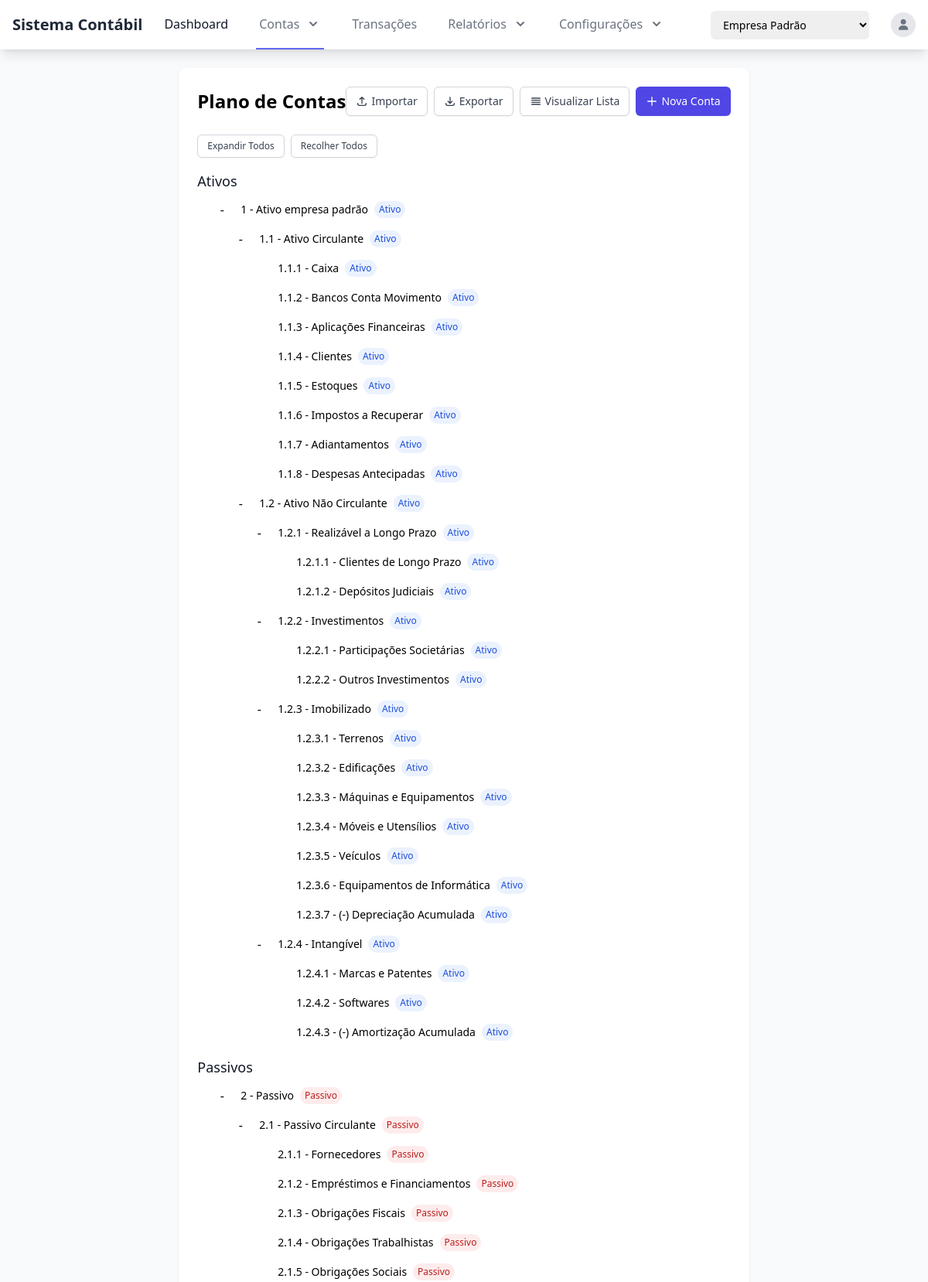
Screenshot of /accounts/chart/ (signed in, upper part) with the database file from the repository.
### accounts/models.py (models this page shows, shortened)
class Account(models.Model):
    company = models.ForeignKey(Company, verbose_name=_('Empresa'), on_delete=models.CASCADE, related_name='accounts')
    code = models.CharField(_('Código'), max_length=20)
    name = models.CharField(_('Nome'), max_length=100)
    type = models.CharField(_('Tipo'), max_length=1, choices=AccountType.choices)
    parent = models.ForeignKey('self', verbose_name=_('Conta Pai'), null=True, blank=True, on_delete=models.CASCADE, related_name='children')
    description = models.TextField(_('Descrição'), blank=True)
    is_active = models.BooleanField(_('Ativo'), default=True)
    created_at = models.DateTimeField(_('Criado em'), auto_now_add=True)
    updated_at = models.DateTimeField(_('Atualizado em'), auto_now=True)
    class Meta:
        verbose_name = _('Conta')
        verbose_name_plural = _('Contas')
        ordering = ['code']
        unique_together = ['company', 'code']  # Código deve ser único por empresa

### accounts/views.py (the view)
# urls.py: path('chart/', views.AccountChartView.as_view(), name='account_chart'),
class AccountChartView(LoginRequiredMixin, TemplateView):
    template_name = 'accounts/account_chart.html'
    def get_context_data(self, **kwargs):
        context = super().get_context_data(**kwargs)
        current_company_id = self.request.session.get('current_company_id')
        if not current_company_id:
            messages.warning(self.request, _('Selecione uma empresa para visualizar o plano de contas.'))
            context['account_tree'] = {'A': [], 'L': [], 'E': [], 'R': [], 'X': []}
            return context
        accounts = Account.objects.filter(company_id=current_company_id)
        account_tree = {
            'A': [],  # Ativos
            'L': [],  # Passivos
            'E': [],  # Patrimônio Líquido
            'R': [],  # Receitas
            'X': []   # Despesas
        }
        accounts_by_id = {account.id: {
            'id': account.id,
            'code': account.code,
            'name': account.name,
            'type': account.type,
            'type_display': account.get_type_display(),
            'children': []
        } for account in accounts}
        root_accounts = []
        for account in accounts:
            account_data = accounts_by_id[account.id]
            if account.parent:
                parent_data = accounts_by_id.get(account.parent.id)
                if parent_data:
                    parent_data['children'].append(account_data)
            else:
                root_accounts.append(account_data)
                account_tree[account.type].append(account_data)
        context['account_tree'] = account_tree
        return context

### core/context_processors.py (called while the page is built)
def active_fiscal_year(request):
    context = {
        'active_fiscal_year': None
    }
    if hasattr(request, 'current_company') and request.current_company:
        today = date.today()
        fiscal_year = FiscalYear.objects.filter(
            company=request.current_company,
            start_date__lte=today,
            end_date__gte=today,
            is_closed=False
        ).first()
        context['active_fiscal_year'] = fiscal_year
    return context

### templates/accounts/account_chart.html (shortened to what this page needs)
{% extends 'base.html' %}
{% load static %}
{% block content %}
<div class="bg-white shadow rounded-lg p-6">
    <div class="flex justify-between items-center mb-6">
        <h2 class="text-2xl font-bold">Plano de Contas</h2>
        <div class="flex space-x-2">
            <a href="{% url 'account_import' %}" class="inline-flex items-center px-3 py-2 border border-gray-300 rounded-md shadow-sm text-sm font-medium text-gray-700 bg-white hover:bg-gray-50 focus:outline-none focus:ring-2 focus:ring-offset-2 focus:ring-indigo-500">
                <svg xmlns="http://www.w3.org/2000/svg" class="h-4 w-4 mr-1" fill="none" viewBox="0 0 24 24" stroke="currentColor">
                    <path stroke-linecap="round" stroke-linejoin="round" stroke-width="2" d="M4 16v1a3 3 0 003 3h10a3 3 0 003-3v-1m-4-8l-4-4m0 0L8 8m4-4v12" />
                </svg>
                Importar
            </a>
            <a href="{% url 'account_export' %}" class="inline-flex items-center px-3 py-2 border border-gray-300 rounded-md shadow-sm text-sm font-medium text-gray-700 bg-white hover:bg-gray-50 focus:outline-none focus:ring-2 focus:ring-offset-2 focus:ring-indigo-500">
                <svg xmlns="http://www.w3.org/2000/svg" class="h-4 w-4 mr-1" fill="none" viewBox="0 0 24 24" stroke="currentColor">
                    <path stroke-linecap="round" stroke-linejoin="round" stroke-width="2" d="M4 16v1a3 3 0 003 3h10a3 3 0 003-3v-1m-4-4l-4 4m0 0l-4-4m4 4V4" />
                </svg>
                Exportar
            </a>
            <a href="{% url 'account_list' %}" class="inline-flex items-center px-3 py-2 border border-gray-300 rounded-md shadow-sm text-sm font-medium text-gray-700 bg-white hover:bg-gray-50 focus:outline-none focus:ring-2 focus:ring-offset-2 focus:ring-indigo-500">
                <svg xmlns="http://www.w3.org/2000/svg" class="h-4 w-4 mr-1" fill="none" viewBox="0 0 24 24" stroke="currentColor">
                    <path stroke-linecap="round" stroke-linejoin="round" stroke-width="2" d="M4 6h16M4 10h16M4 14h16M4 18h16" />
                </svg>
                Visualizar Lista
            </a>
            <a href="{% url 'account_create' %}" class="inline-flex items-center px-3 py-2 border border-transparent rounded-md shadow-sm text-sm font-medium text-white bg-indigo-600 hover:bg-indigo-700 focus:outline-none focus:ring-2 focus:ring-offset-2 focus:ring-indigo-500">
                <svg xmlns="http://www.w3.org/2000/svg" class="h-4 w-4 mr-1" fill="none" viewBox="0 0 24 24" stroke="currentColor">
                    <path stroke-linecap="round" stroke-linejoin="round" stroke-width="2" d="M12 4v16m8-8H4" />
                </svg>
                Nova Conta
            </a>
        </div>
    </div>
    <div class="mb-4">
        <div class="flex space-x-2">
            <button id="expand-all" class="inline-flex items-center px-3 py-1.5 border border-gray-300 rounded-md shadow-sm text-xs font-medium text-gray-700 bg-white hover:bg-gray-50 focus:outline-none focus:ring-2 focus:ring-offset-2 focus:ring-indigo-500">
                Expandir Todos
            </button>
            <button id="collapse-all" class="inline-flex items-center px-3 py-1.5 border border-gray-300 rounded-md shadow-sm text-xs font-medium text-gray-700 bg-white hover:bg-gray-50 focus:outline-none focus:ring-2 focus:ring-offset-2 focus:ring-indigo-500">
                Recolher Todos
            </button>
        </div>
    </div>
    <div class="account-tree">
        <div class="mb-4">
            <h3 class="text-lg font-medium text-gray-900">Ativos</h3>
            <ul id="asset-tree">
                {% for account in account_tree.A %}
                    {% include 'accounts/partials/account_tree_item.html' with account=account %}
                {% empty %}
                    <li class="text-sm text-gray-500">Nenhuma conta de ativo cadastrada</li>
                {% endfor %}
            </ul>
        </div>
        <div class="mb-4">
            <h3 class="text-lg font-medium text-gray-900">Passivos</h3>
            <ul id="liability-tree">
                {% for account in account_tree.L %}
                    {% include 'accounts/partials/account_tree_item.html' with account=account %}
                {% empty %}
                    <li class="text-sm text-gray-500">Nenhuma conta de passivo cadastrada</li>
                {% endfor %}
            </ul>
        </div>
    </div>
</div>
{% endblock %}

### templates/accounts/partials/account_tree_item.html
<li>
    <div class="account-item">
        {% if account.children %}
            <span class="toggle">-</span>
        {% else %}
            <span class="toggle" style="visibility: hidden;">+</span>
        {% endif %}
        <a href="{% url 'account_detail' account.id %}" class="account-info">
            <span class="text-sm font-medium">{{ account.code }} - {{ account.name }}</span>
            <span class="account-type type-{{ account.type }}">{{ account.type_display }}</span>
        </a>
    </div>
    {% if account.children %}
        <ul>
            {% for child in account.children %}
                {% include 'accounts/partials/account_tree_item.html' with account=child %}
            {% endfor %}
        </ul>
    {% endif %}
</li>

### templates/base.html (style rules this page uses)
body { display: flex; flex-direction: column; min-height: 100vh; }

### templates/accounts/account_chart.html (style rules this page uses)
.account-tree ul { list-style-type: none; padding-left: 1.5rem; }
.account-tree li { margin: 0.5rem 0; }
.account-tree .toggle { cursor: pointer; display: inline-block; width: 1rem; text-align: center; margin-right: 0.5rem; }
.account-tree .account-item { display: flex; align-items: center; }
.account-tree .account-info { display: inline-flex; align-items: center; padding: 0.25rem 0.5rem; border-radius: 0.25rem; }
.account-tree .account-type { margin-left: 0.5rem; font-size: 0.75rem; padding: 0.125rem 0.375rem; border-radius: 9999px; }
.account-tree .type-A { background-color: rgba(59, 130, 246, 0.1); color: rgb(29, 78, 216); }
.account-tree .type-L { background-color: rgba(239, 68, 68, 0.1); color: rgb(185, 28, 28); }

### rows the page displays
Account: name "Ativo empresa padrão"
Account: code "1.1", name "Ativo Circulante"
Account: code "1.1.1", name "Caixa"
Account: code "1.1.2", name "Bancos Conta Movimento"
Account: code "1.1.3", name "Aplicações Financeiras"
Account: code "1.1.4", name "Clientes"
Account: code "1.1.5", name "Estoques"
Account: code "1.1.6", name "Impostos a Recuperar"
Account: code "1.1.7", name "Adiantamentos"
Account: code "1.1.8", name "Despesas Antecipadas"
Account: code "1.2", name "Ativo Não Circulante"
Account: code "1.2.1", name "Realizável a Longo Prazo"
Account: code "1.2.1.1", name "Clientes de Longo Prazo"
Account: code "1.2.1.2", name "Depósitos Judiciais"
Account: code "1.2.2", name "Investimentos"
Account: code "1.2.2.1", name "Participações Societárias"
Account: code "1.2.2.2", name "Outros Investimentos"
Account: code "1.2.3", name "Imobilizado"
Account: code "1.2.3.1", name "Terrenos"
Account: code "1.2.3.2", name "Edificações"
Account: code "1.2.3.3", name "Máquinas e Equipamentos"
Account: code "1.2.3.4", name "Móveis e Utensílios"
Account: code "1.2.3.5", name "Veículos"
Account: code "1.2.3.6", name "Equipamentos de Informática"
Account: code "1.2.3.7", name "(-) Depreciação Acumulada"
Account: code "1.2.4", name "Intangível"
Account: code "1.2.4.1", name "Marcas e Patentes"
Account: code "1.2.4.2", name "Softwares"
Account: code "1.2.4.3", name "(-) Amortização Acumulada"
Account: code "2", name "Passivo", type_display "Passivo", code "2.1" "2.1.1" "2.1.2" "2.1.3" "2.1.4" "2.1.5", name "Passivo Circulante" "Fornecedores" "Empréstimos e Financiamentos" "Obrigações Fiscais" "Obrigações Trabalhistas" "Obrigações Sociais", type_display "Passivo" "Passivo" "Passivo" "Passivo" "Passivo" "Passivo"

### other values shown
{{ account.code }} "1"
{{ account.type_display }} "Ativo" "Ativo" "Ativo" "Ativo" "Ativo" "Ativo" "Ativo" "Ativo" "Ativo" "Ativo" "Ativo" "Ativo" "Ativo" "Ativo" "Ativo" "Ativo" "Ativo" "Ativo" "Ativo" "Ativo" "Ativo" "Ativo" "Ativo" "Ativo" "Ativo" "Ativo" "Ativo" "Ativo" "Ativo"
form field company_id "Empresa Padrão"
